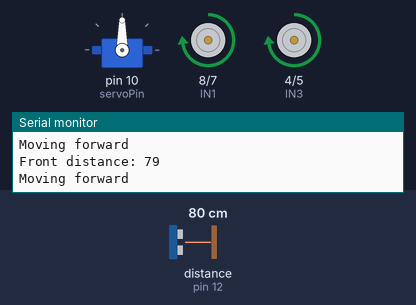
Simulated run of this program. Board: Arduino Uno, built with avr-gcc and run on an emulated ATmega328P. On the bench: servo, motor-driver pin pairs drawn as motors (green arrow = first pin HIGH = forward, orange = second pin HIGH = backward, longer = more drive, scaled by the enable pin), the last lines printed to the serial monitor. Wiring (inferred from the names in the program): ultrasonic range finder: trigger pin 13; echo pin 12. Inputs (shaded band) come from the test bench; at power-on: distance to the obstacle (sensor on pin 12) 80 cm. The echo pulse lasts 58.3 µs per cm.

Above: at 1.3 s.
1.4 s: distance to the obstacle (sensor on pin 12) set to 34 cm
4.4 s: distance to the obstacle (sensor on pin 12) set to 27 cm
At 5.19 s:
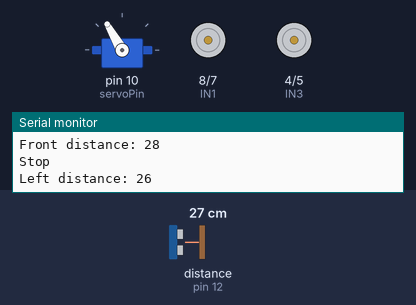
At 6.1 s:
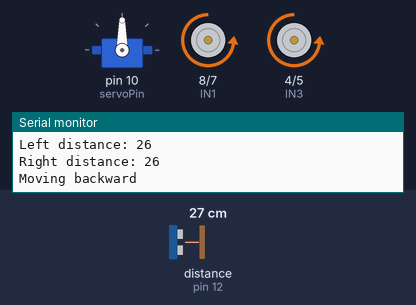
7.4 s: distance to the obstacle (sensor on pin 12) set to 35 cm
10.4 s: distance to the obstacle (sensor on pin 12) set to 2 cm
At 10.79 s:
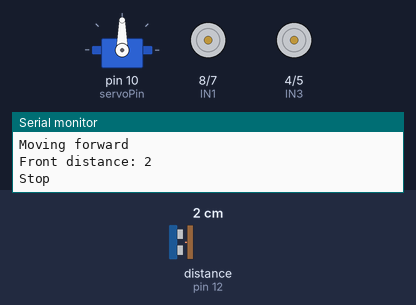
Timing chart, 0 to 14.4 s (numbered marks = the images above; inputs shaded):
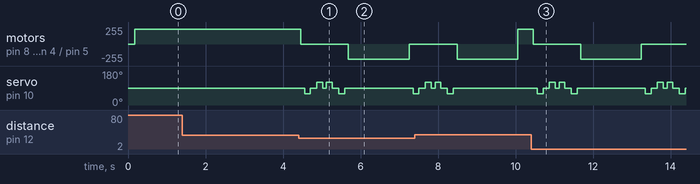

The program:

main.cpp
```cpp
#include <Arduino.h>
#include <Wire.h>
#include <Servo.h>


//Module
const int ENA = 9;
const int IN1 = 8;
const int IN2 = 7;
const int IN3 = 4;
const int IN4 = 5;
const int ENB = 6;
const int Trig = 13;
const int Echo = 12;
const int servoPin = 10;

//Distance limit (cm)
const int distanceLimit = 30;       // Khoảng cách phát hiện vật cản
const int clearanceDistance = 40;   // Khoảng cách tối thiểu để rẽ
const int turnDuration = 400;       // Thời gian rẽ (ms)
const int reverseDuration = 1500;   // Thời gian lùi (ms)
const int scanDelay = 100;          // Thời gian chờ servo quét (ms)

//Made for Servo 360, changes manually
const int servoStop = 90;
const int servoOffset = 30;
const int turn45Duration = 150; //(ms)


//int pos = 0;    // variable to store the servo position

//Khai báo đối tượng servo
Servo servo;

//Tiến
void forward(int speed, int speed2)
{
  analogWrite(ENA, speed);
  digitalWrite(IN1, HIGH);
  digitalWrite(IN2, LOW);
  analogWrite(ENB, speed2);
  digitalWrite(IN3, HIGH);
  digitalWrite(IN4, LOW);
}

//Lùi
void backward(int speed, int speed2)
{
  analogWrite(ENA, speed);
  digitalWrite(IN1, LOW);
  digitalWrite(IN2, HIGH);
  analogWrite(ENB, speed2);
  digitalWrite(IN3, LOW);
  digitalWrite(IN4, HIGH);
}

//Rẽ phải
void turnright(int speed, int speed2)
{
  analogWrite(ENA, speed);
  digitalWrite(IN1, HIGH);
  digitalWrite(IN2, LOW);
  analogWrite(ENB, speed2);
  digitalWrite(IN3, LOW);
  digitalWrite(IN4, HIGH);
}

//Rẽ trái
void turnleft(int speed, int speed2)
{
  analogWrite(ENA, speed);
  digitalWrite(IN1, LOW);
  digitalWrite(IN2, HIGH);
  analogWrite(ENB, speed2);
  digitalWrite(IN3, HIGH);
  digitalWrite(IN4, LOW);
}

//Dừng
void stop()
{
  digitalWrite(IN1, LOW);
  digitalWrite(IN2, LOW);
  digitalWrite(IN3, LOW);
  digitalWrite(IN4, LOW);
}

//Get fromt distance
long getDistance()
{
  digitalWrite(Trig, LOW);
  delayMicroseconds(2);
  digitalWrite(Trig, HIGH);
  delayMicroseconds(10);
  digitalWrite(Trig, LOW);
  long duration = pulseIn(Echo, HIGH, 30000); // Timeout 30ms (~500cm)
  if (duration == 0) {
    return 999;} // if no echo received, return a large distance <=> no obstacle detected

  long dist = duration * 0.034 / 2;
  return dist;
}

//Averaging the measurements
long getDistanceAvg()
{
  long total = 0;
  for (int i = 0; i < 3; i++)
  {
    total += getDistance();
    delay(20);
  }
  return total / 3;
}

//Scan distance
// long scanAt(int angle)
// {
//   servo.write(angle);
//   delay(scanDelay);
//   long distance = getDistanceAvg();
//   return distance;
// }

//To make servo 360 spin to correct angle by timing
void spinServo(int direction, int ms)
{
  servo.write(servoStop + (direction * servoOffset));
  delay(ms);
  servo.write(servoStop);
  delay(scanDelay);
}

//Changes for servo 360
long scanAt(int direction)
{
  spinServo(direction, turn45Duration);
  long distance = getDistanceAvg();
  spinServo(-direction, turn45Duration);
  return distance;
}


void setup() {

  Serial.begin(9600);
  //Khai báo chân
  pinMode(ENA, OUTPUT);
  pinMode(IN1, OUTPUT);
  pinMode(IN2, OUTPUT);
  pinMode(ENB, OUTPUT);
  pinMode(IN3, OUTPUT);
  pinMode(IN4, OUTPUT);
  pinMode(Trig, OUTPUT);
  pinMode(Echo, INPUT);

  //Make sure servo stop right at the start
  servo.attach(servoPin);
  servo.write(servoStop);


  //Chế độ ban đầu
  analogWrite(ENA, 255);
  digitalWrite(IN1, LOW);
  digitalWrite(IN2, LOW);
  analogWrite(ENB, 255);
  digitalWrite(IN3, LOW);
  digitalWrite(IN4, LOW);

  delay(100);
}

void loop()
{
  servo.write(servoStop);

  const int frontDistance = getDistanceAvg();
  Serial.print("Front distance: ");
  Serial.println(frontDistance);
  if (frontDistance < distanceLimit)
  {
    Serial.println("Stop");
    stop();
    delay(100);
    long leftDistance = scanAt(-1);
    Serial.print("Left distance: ");
    Serial.println(leftDistance);
    long rightDistance = scanAt(1);
    Serial.print("Right distance: ");
    Serial.println(rightDistance);

    if (leftDistance > rightDistance && leftDistance > clearanceDistance)
    {
      turnleft(220, 225);
      Serial.println("Turning left");
      delay(turnDuration);
    }
    else if (rightDistance > leftDistance && rightDistance > clearanceDistance)
    {
      turnright(225, 200);
      Serial.println("Turning right");
      delay(turnDuration);
    }
    else
    {
      backward(225, 225);
      Serial.println("Moving backward");
      delay(reverseDuration);
    }
  }
  else
  {
    Serial.println("Moving forward");
    forward(225, 225);
  }
}
```

Measured:
- the behaviour switches between 31 and 30 cm on distance to the obstacle (sensor on pin 12) (found by bisection; images 0 and 1)
- after the input at 4.4 s, motor on pin 8 (IN1) / pin 7 (IN2), motor on pin 4 (IN3) / pin 5 (IN4): forward 225/255 → stopped after 0.06 s, → backward 225/255 1.2 s later, → stopped 1.6 s later; servo on pin 10 (servoPin): 90° → 60° after 0.16 s, → 90° 0.15 s later, → 120° 0.17 s later, → 90° 0.15 s later, … (9 changes in this stretch)
- after the input at 10.4 s, motor on pin 8 (IN1) / pin 7 (IN2), motor on pin 4 (IN3) / pin 5 (IN4): forward 225/255 → stopped after 0.06 s, → backward 225/255 1.2 s later, → stopped 1.6 s later; servo on pin 10 (servoPin): 90° → 60° after 0.16 s, → 90° 0.15 s later, → 120° 0.16 s later, → 90° 0.15 s later, … (16 changes in this stretch)
